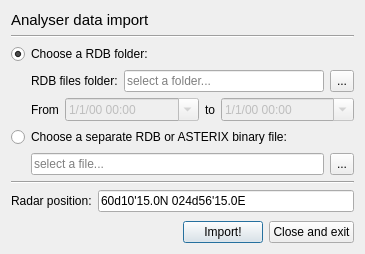
<?xml version="1.0" encoding="UTF-8"?>
<ui version="4.0">
 <class>DataSource</class>
 <widget class="QDialog" name="DataSource">
  <property name="geometry">
   <rect>
    <x>0</x>
    <y>0</y>
    <width>365</width>
    <height>254</height>
   </rect>
  </property>
  <property name="windowTitle">
   <string>Analyser - Data import</string>
  </property>
  <layout class="QVBoxLayout" name="verticalLayout_2">
   <item>
    <widget class="QLabel" name="label_4">
     <property name="font">
      <font>
       <pointsize>11</pointsize>
      </font>
     </property>
     <property name="text">
      <string>Analyser data import</string>
     </property>
    </widget>
   </item>
   <item>
    <widget class="Line" name="line">
     <property name="orientation">
      <enum>Qt::Horizontal</enum>
     </property>
    </widget>
   </item>
   <item>
    <widget class="QRadioButton" name="radioFolder">
     <property name="text">
      <string>Choose a RDB folder:</string>
     </property>
     <property name="checked">
      <bool>true</bool>
     </property>
    </widget>
   </item>
   <item>
    <widget class="QWidget" name="wdgFolder" native="true">
     <layout class="QVBoxLayout" name="verticalLayout">
      <property name="leftMargin">
       <number>20</number>
      </property>
      <property name="topMargin">
       <number>0</number>
      </property>
      <property name="rightMargin">
       <number>0</number>
      </property>
      <property name="bottomMargin">
       <number>0</number>
      </property>
      <item>
       <layout class="QHBoxLayout" name="horizontalLayout">
        <item>
         <widget class="QLabel" name="label">
          <property name="text">
           <string>RDB files folder:</string>
          </property>
         </widget>
        </item>
        <item>
         <widget class="QLineEdit" name="edFolder">
          <property name="readOnly">
           <bool>true</bool>
          </property>
          <property name="placeholderText">
           <string>select a folder...</string>
          </property>
         </widget>
        </item>
        <item>
         <widget class="QToolButton" name="btnBrowseFolder">
          <property name="sizePolicy">
           <sizepolicy hsizetype="Fixed" vsizetype="Minimum">
            <horstretch>0</horstretch>
            <verstretch>0</verstretch>
           </sizepolicy>
          </property>
          <property name="text">
           <string>...</string>
          </property>
         </widget>
        </item>
       </layout>
      </item>
      <item>
       <layout class="QHBoxLayout" name="horizontalLayout_3">
        <item>
         <widget class="QLabel" name="label_2">
          <property name="sizePolicy">
           <sizepolicy hsizetype="Maximum" vsizetype="Preferred">
            <horstretch>0</horstretch>
            <verstretch>0</verstretch>
           </sizepolicy>
          </property>
          <property name="text">
           <string>From</string>
          </property>
         </widget>
        </item>
        <item>
         <widget class="QDateTimeEdit" name="dateFrom">
          <property name="enabled">
           <bool>false</bool>
          </property>
          <property name="displayFormat">
           <string>d/M/yy HH:mm</string>
          </property>
          <property name="calendarPopup">
           <bool>true</bool>
          </property>
          <property name="timeSpec">
           <enum>Qt::UTC</enum>
          </property>
         </widget>
        </item>
        <item>
         <widget class="QLabel" name="label_3">
          <property name="sizePolicy">
           <sizepolicy hsizetype="Maximum" vsizetype="Preferred">
            <horstretch>0</horstretch>
            <verstretch>0</verstretch>
           </sizepolicy>
          </property>
          <property name="text">
           <string>to</string>
          </property>
         </widget>
        </item>
        <item>
         <widget class="QDateTimeEdit" name="dateTo">
          <property name="enabled">
           <bool>false</bool>
          </property>
          <property name="displayFormat">
           <string>d/M/yy HH:mm</string>
          </property>
          <property name="calendarPopup">
           <bool>true</bool>
          </property>
          <property name="timeSpec">
           <enum>Qt::UTC</enum>
          </property>
         </widget>
        </item>
       </layout>
      </item>
     </layout>
    </widget>
   </item>
   <item>
    <widget class="QRadioButton" name="radioFile">
     <property name="enabled">
      <bool>true</bool>
     </property>
     <property name="text">
      <string>Choose a separate RDB or ASTERIX binary file:</string>
     </property>
    </widget>
   </item>
   <item>
    <widget class="QWidget" name="wdgFile" native="true">
     <property name="enabled">
      <bool>true</bool>
     </property>
     <layout class="QHBoxLayout" name="horizontalLayout_4">
      <property name="leftMargin">
       <number>20</number>
      </property>
      <property name="topMargin">
       <number>0</number>
      </property>
      <property name="rightMargin">
       <number>0</number>
      </property>
      <property name="bottomMargin">
       <number>0</number>
      </property>
      <item>
       <widget class="QLineEdit" name="edFile">
        <property name="enabled">
         <bool>true</bool>
        </property>
        <property name="readOnly">
         <bool>true</bool>
        </property>
        <property name="placeholderText">
         <string>select a file...</string>
        </property>
       </widget>
      </item>
      <item>
       <widget class="QToolButton" name="btnBrowseFile">
        <property name="enabled">
         <bool>true</bool>
        </property>
        <property name="sizePolicy">
         <sizepolicy hsizetype="Fixed" vsizetype="Minimum">
          <horstretch>0</horstretch>
          <verstretch>0</verstretch>
         </sizepolicy>
        </property>
        <property name="text">
         <string>...</string>
        </property>
       </widget>
      </item>
     </layout>
    </widget>
   </item>
   <item>
    <widget class="Line" name="line_2">
     <property name="orientation">
      <enum>Qt::Horizontal</enum>
     </property>
    </widget>
   </item>
   <item>
    <layout class="QHBoxLayout" name="horizontalLayout_6">
     <item>
      <widget class="QLabel" name="label_6">
       <property name="text">
        <string>Radar position:</string>
       </property>
      </widget>
     </item>
     <item>
      <widget class="QLineEdit" name="edCenter">
       <property name="inputMask">
        <string>00\d00'00.0A 000\d00'00.0A</string>
       </property>
       <property name="text">
        <string>60d10'15.0N 024d56'15.0E</string>
       </property>
      </widget>
     </item>
    </layout>
   </item>
   <item>
    <spacer name="verticalSpacer">
     <property name="orientation">
      <enum>Qt::Vertical</enum>
     </property>
     <property name="sizeHint" stdset="0">
      <size>
       <width>20</width>
       <height>14</height>
      </size>
     </property>
    </spacer>
   </item>
   <item>
    <widget class="QStackedWidget" name="stackActions">
     <property name="currentIndex">
      <number>0</number>
     </property>
     <widget class="QWidget" name="page">
      <layout class="QHBoxLayout" name="horizontalLayout_2">
       <property name="leftMargin">
        <number>0</number>
       </property>
       <property name="topMargin">
        <number>0</number>
       </property>
       <property name="rightMargin">
        <number>0</number>
       </property>
       <property name="bottomMargin">
        <number>0</number>
       </property>
       <item>
        <spacer name="horizontalSpacer">
         <property name="orientation">
          <enum>Qt::Horizontal</enum>
         </property>
         <property name="sizeHint" stdset="0">
          <size>
           <width>40</width>
           <height>20</height>
          </size>
         </property>
        </spacer>
       </item>
       <item>
        <widget class="QPushButton" name="btnImport">
         <property name="text">
          <string>Import!</string>
         </property>
        </widget>
       </item>
       <item>
        <widget class="QPushButton" name="btnClose">
         <property name="text">
          <string>Close and exit</string>
         </property>
        </widget>
       </item>
      </layout>
     </widget>
     <widget class="QWidget" name="page_2">
      <layout class="QHBoxLayout" name="horizontalLayout_5">
       <property name="leftMargin">
        <number>0</number>
       </property>
       <property name="topMargin">
        <number>0</number>
       </property>
       <property name="rightMargin">
        <number>0</number>
       </property>
       <property name="bottomMargin">
        <number>0</number>
       </property>
       <item>
        <widget class="QProgressBar" name="progressImport">
         <property name="value">
          <number>0</number>
         </property>
        </widget>
       </item>
       <item>
        <widget class="QPushButton" name="btnAbort">
         <property name="palette">
          <palette>
           <active>
            <colorrole role="Button">
             <brush brushstyle="SolidPattern">
              <color alpha="255">
               <red>255</red>
               <green>192</green>
               <blue>192</blue>
              </color>
             </brush>
            </colorrole>
           </active>
           <inactive>
            <colorrole role="Button">
             <brush brushstyle="SolidPattern">
              <color alpha="255">
               <red>255</red>
               <green>192</green>
               <blue>192</blue>
              </color>
             </brush>
            </colorrole>
           </inactive>
           <disabled>
            <colorrole role="Button">
             <brush brushstyle="SolidPattern">
              <color alpha="255">
               <red>255</red>
               <green>192</green>
               <blue>192</blue>
              </color>
             </brush>
            </colorrole>
           </disabled>
          </palette>
         </property>
         <property name="text">
          <string>Stop now</string>
         </property>
        </widget>
       </item>
      </layout>
     </widget>
    </widget>
   </item>
  </layout>
  <zorder>radioFolder</zorder>
  <zorder>radioFile</zorder>
  <zorder>label_4</zorder>
  <zorder>line</zorder>
  <zorder>wdgFolder</zorder>
  <zorder>wdgFile</zorder>
  <zorder>stackActions</zorder>
  <zorder>line_2</zorder>
 </widget>
 <resources/>
 <connections>
  <connection>
   <sender>radioFolder</sender>
   <signal>toggled(bool)</signal>
   <receiver>wdgFolder</receiver>
   <slot>setEnabled(bool)</slot>
   <hints>
    <hint type="sourcelabel">
     <x>93</x>
     <y>40</y>
    </hint>
    <hint type="destinationlabel">
     <x>13</x>
     <y>68</y>
    </hint>
   </hints>
  </connection>
  <connection>
   <sender>radioFile</sender>
   <signal>toggled(bool)</signal>
   <receiver>wdgFile</receiver>
   <slot>setEnabled(bool)</slot>
   <hints>
    <hint type="sourcelabel">
     <x>60</x>
     <y>136</y>
    </hint>
    <hint type="destinationlabel">
     <x>22</x>
     <y>167</y>
    </hint>
   </hints>
  </connection>
  <connection>
   <sender>btnClose</sender>
   <signal>clicked()</signal>
   <receiver>DataSource</receiver>
   <slot>reject()</slot>
   <hints>
    <hint type="sourcelabel">
     <x>356</x>
     <y>248</y>
    </hint>
    <hint type="destinationlabel">
     <x>385</x>
     <y>226</y>
    </hint>
   </hints>
  </connection>
 </connections>
</ui>
